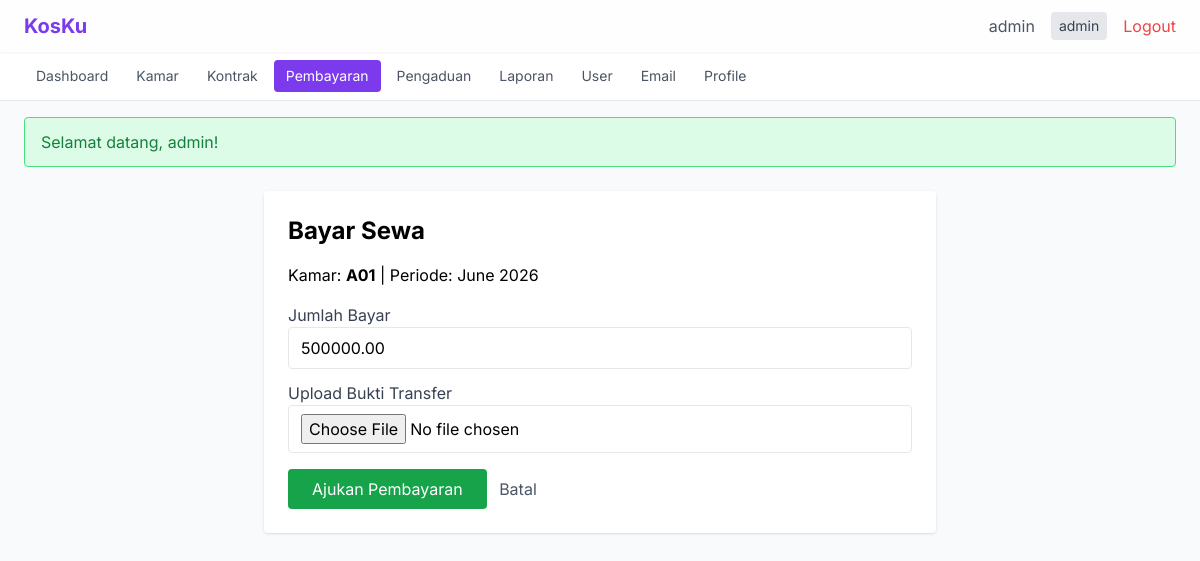
The app's page /pembayaran/bayar/1 (signed in) with its own data.
### tables this page shows
CREATE TABLE kontrak (
    id INT AUTO_INCREMENT PRIMARY KEY,
    penyewa_id INT NOT NULL,
    kamar_id INT NOT NULL,
    tgl_mulai DATE NOT NULL,
    tgl_akhir DATE NOT NULL,
    status ENUM('menunggu', 'aktif', 'selesai', 'dibatalkan') NOT NULL DEFAULT 'menunggu',
    created_at TIMESTAMP DEFAULT CURRENT_TIMESTAMP,
    FOREIGN KEY (penyewa_id) REFERENCES users(id) ON DELETE CASCADE,
    FOREIGN KEY (kamar_id) REFERENCES kamar(id) ON DELETE CASCADE
);

CREATE TABLE kamar (
    id INT AUTO_INCREMENT PRIMARY KEY,
    nomor_kamar VARCHAR(10) NOT NULL UNIQUE,
    tipe VARCHAR(50),
    harga DECIMAL(12,2) NOT NULL,
    kapasitas INT DEFAULT 1,
    fasilitas TEXT,
    status ENUM('tersedia', 'terisi', 'maintenance') NOT NULL DEFAULT 'tersedia',
    foto VARCHAR(255),
    created_at TIMESTAMP DEFAULT CURRENT_TIMESTAMP
);

### src/Controllers/PembayaranController.php (called while the page is built, shortened)
<?php
class PembayaranController
{
    public function bayar(int $kontrakId): void
    {
        $kontrakModel = new Kontrak();
        $kontrak = $kontrakModel->find($kontrakId);
        require_once __DIR__ . '/../../views/pembayaran/bayar.php';
    }
}

### public/index.php (called while the page is built, shortened)
<?php
$requestUri = $_SERVER['REQUEST_URI'] ?? '/';
$requestUri = parse_url($requestUri, PHP_URL_PATH);
$requestUri = ltrim($requestUri, '/');
$url = !empty($requestUri) ? $requestUri : ($_GET['url'] ?? '');
$url = rtrim($url, '/');
$url = filter_var($url, FILTER_SANITIZE_URL);
$url = explode('/', $url);
$controllerName = !empty($url[0]) ? ucfirst($url[0]) . 'Controller' : 'AuthController';
$defaultMethod = $controllerName === 'AuthController' ? 'login' : 'index';
$methodName = $url[1] ?? $defaultMethod;
$params = array_slice($url, 2);
$controller = new $controllerClass();
call_user_func_array([$controller, $methodName], $params);

### config/database.php (called while the page is built, shortened)
<?php
class Database
{
    private static ?PDO $instance = null;
    private static string $host = 'localhost';
    private static string $dbname = 'kos_management';
    private static string $user = 'root';
    private static string $pass = '';
    private static string $charset = 'utf8mb4';
    public static function getConnection(): PDO
    {
        if (self::$instance === null) {
            try {
                $dsn = "mysql:host=" . self::$host . ";dbname=" . self::$dbname . ";charset=" . self::$charset;
                self::$instance = new PDO($dsn, self::$user, self::$pass, [
                    PDO::ATTR_ERRMODE => PDO::ERRMODE_EXCEPTION,
                    PDO::ATTR_DEFAULT_FETCH_MODE => PDO::FETCH_ASSOC,
                    PDO::ATTR_EMULATE_PREPARES => false,
                ]);
            } catch (PDOException $e) {
                error_log("Database connection failed: " . $e->getMessage());
                http_response_code(500);
                require_once __DIR__ . '/../views/errors/500.php';
                exit;
            }
        }
        return self::$instance;
    }
}

### src/Models/Kontrak.php (called while the page is built, shortened)
<?php
class Kontrak
{
    private PDO $db;
    public function __construct()
    {
        $this->db = Database::getConnection();
    }
    public function find(int $id): array|false
    {
        $sql = "SELECT k.*, u.username as nama_penyewa, u.email, u.no_telepon,
                       km.nomor_kamar, km.harga, km.tipe
                FROM kontrak k
                JOIN users u ON k.penyewa_id = u.id
                JOIN kamar km ON k.kamar_id = km.id
                WHERE k.id = ?";
        $stmt = $this->db->prepare($sql);
        $stmt->execute([$id]);
        return $stmt->fetch();
    }
}

### src/Helpers/Security.php (called while the page is built, shortened)
<?php
class Security
{
    public static function escapeHtml(string $data): string
    {
        return htmlspecialchars($data, ENT_QUOTES | ENT_HTML5, 'UTF-8');
    }
}

### views/pembayaran/bayar.php (the view, shortened to what this page needs)
<?php
require_once __DIR__ . '/../../src/Helpers/Security.php';
require_once __DIR__ . '/../layouts/header.php'; ?>
<div class="max-w-2xl mx-auto bg-white rounded shadow p-6">
    <h1 class="text-2xl font-bold mb-4">Bayar Sewa</h1>
    <p class="mb-4">Kamar: <strong><?= Security::escapeHtml($kontrak['nomor_kamar']) ?></strong> |
       Periode: <?= Security::escapeHtml(date('F Y', strtotime($kontrak['tgl_mulai']))) ?></p>
    <form method="POST" enctype="multipart/form-data">
        <div class="mb-3">
            <label class="block text-gray-700">Jumlah Bayar</label>
            <input type="number" name="jumlah" value="<?= Security::escapeHtml($kontrak['harga']) ?>" required class="w-full border rounded px-3 py-2">
        </div>
        <div class="mb-4">
            <label class="block text-gray-700">Upload Bukti Transfer</label>
            <input type="file" name="bukti" accept="image/*,application/pdf" required class="w-full border rounded px-3 py-2">
        </div>
        <button type="submit" class="bg-green-600 text-white px-6 py-2 rounded hover:bg-green-700">Ajukan Pembayaran</button>
        <a href="/kontrak/detail/<?= $kontrak['id'] ?>" class="ml-2 text-gray-600">Batal</a>
    </form>
</div>
<?php require_once __DIR__ . '/../layouts/footer.php'; ?>

### views/layouts/header.php (style rules this page uses)
body { font-family: 'Inter', sans-serif; }

### records on screen
kontrak: kamar.nomor_kamar "A01", tgl_mulai "June 2026", jumlah "500000.00"
